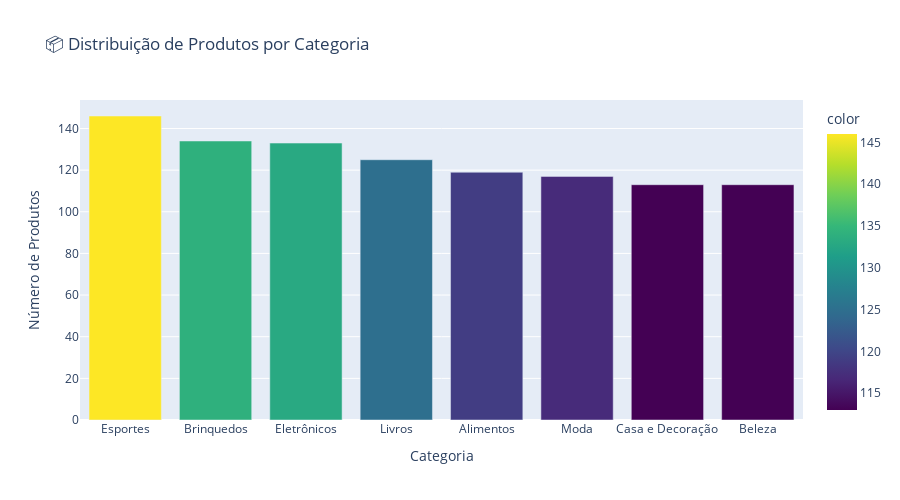

Notebook cell for this chart:
### Code cell
# Distribuição de categorias
if 'category' in df.columns:
    category_counts = df['category'].value_counts()
    
    fig = px.bar(
        x=category_counts.index,
        y=category_counts.values,
        title='📦 Distribuição de Produtos por Categoria',
        labels={'x': 'Categoria', 'y': 'Número de Produtos'},
        color=category_counts.values,
        color_continuous_scale='Viridis'
    )
    fig.update_layout(height=500, showlegend=False)
    fig.show()
    
    print(f"\n📊 Total de categorias: {len(category_counts)}")
    print(f"📦 Categoria mais comum: {category_counts.index[0]} ({category_counts.values[0]} produtos)")

### Figure 1 — Plotly figure (JSON) as saved in the notebook; plotly's stock layout.template omitted (floating-point values rounded to 4 significant figures)
{"data": [{"hovertemplate": "Categoria=%{x}<br>Número de Produtos=%{y}<br>color=%{marker.color}<extra></extra>", "legendgroup": "", "marker": {"color": [146, 134, 133, 125, 119, 117, 113, 113], "coloraxis": "coloraxis", "pattern": {"shape": ""}}, "name": "", "orientation": "v", "showlegend": false, "textposition": "auto", "type": "bar", "x": ["Esportes", "Brinquedos", "Eletrônicos", "Livros", "Alimentos", "Moda", "Casa e Decoração", "Beleza"], "xaxis": "x", "y": [146, 134, 133, 125, 119, 117, 113, 113], "yaxis": "y"}], "layout": {"barmode": "relative", "coloraxis": {"colorbar": {"title": {"text": "color"}}, "colorscale": [[0, "#440154"], [0.1111, "#482878"], [0.2222, "#3e4989"], [0.3333, "#31688e"], [0.4444, "#26828e"], [0.5556, "#1f9e89"], [0.6667, "#35b779"], [0.7778, "#6ece58"], [0.8889, "#b5de2b"], [1, "#fde725"]]}, "height": 500, "legend": {"tracegroupgap": 0}, "showlegend": false, "title": {"text": "📦 Distribuição de Produtos por Categoria"}, "xaxis": {"anchor": "y", "domain": [0, 1], "title": {"text": "Categoria"}}, "yaxis": {"anchor": "x", "domain": [0, 1], "title": {"text": "Número de Produtos"}}}}
